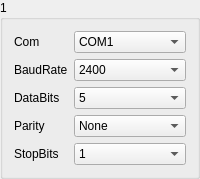
       <widget class="QGroupBox" name="gBoxMeter_1">
        <property name="title">
         <string>1</string>
        </property>
        <layout class="QGridLayout" name="gridLayout_5">
         <item row="0" column="0">
          <widget class="QLabel" name="label_23">
           <property name="sizePolicy">
            <sizepolicy hsizetype="Fixed" vsizetype="Preferred">
             <horstretch>0</horstretch>
             <verstretch>0</verstretch>
            </sizepolicy>
           </property>
           <property name="text">
            <string>Com</string>
           </property>
          </widget>
         </item>
         <item row="0" column="1">
          <widget class="QComboBox" name="comboMeterSerialNum_1">
           <item>
            <property name="text">
             <string>COM1</string>
            </property>
           </item>
           <item>
            <property name="text">
             <string>COM2</string>
            </property>
           </item>
           <item>
            <property name="text">
             <string>COM3</string>
            </property>
           </item>
           <item>
            <property name="text">
             <string>COM4</string>
            </property>
           </item>
           <item>
            <property name="text">
             <string>COM5</string>
            </property>
           </item>
           <item>
            <property name="text">
             <string>COM6</string>
            </property>
           </item>
           <item>
            <property name="text">
             <string>COM7</string>
            </property>
           </item>
           <item>
            <property name="text">
             <string>COM8</string>
            </property>
           </item>
           <item>
            <property name="text">
             <string>COM9</string>
            </property>
           </item>
           <item>
            <property name="text">
             <string>COM10</string>
            </property>
           </item>
           <item>
            <property name="text">
             <string>COM11</string>
            </property>
           </item>
           <item>
            <property name="text">
             <string>COM12</string>
            </property>
           </item>
           <item>
            <property name="text">
             <string>COM13</string>
            </property>
           </item>
           <item>
            <property name="text">
             <string>COM14</string>
            </property>
           </item>
           <item>
            <property name="text">
             <string>COM15</string>
            </property>
           </item>
           <item>
            <property name="text">
             <string>COM16</string>
            </property>
           </item>
           <item>
            <property name="text">
             <string>COM17</string>
            </property>
           </item>
           <item>
            <property name="text">
             <string>COM18</string>
            </property>
           </item>
           <item>
            <property name="text">
             <string>COM19</string>
            </property>
           </item>
           <item>
            <property name="text">
             <string>COM20</string>
            </property>
           </item>
          </widget>
         </item>
         <item row="1" column="0">
          <widget class="QLabel" name="label_24">
           <property name="text">
            <string>BaudRate</string>
           </property>
          </widget>
         </item>
         <item row="1" column="1">
          <widget class="QComboBox" name="comboMeterBaudRate_1">
           <item>
            <property name="text">
             <string>2400</string>
            </property>
           </item>
           <item>
            <property name="text">
             <string>4800</string>
            </property>
           </item>
           <item>
            <property name="text">
             <string>9600</string>
            </property>
           </item>
           <item>
            <property name="text">
             <string>14400</string>
            </property>
           </item>
           <item>
            <property name="text">
             <string>19200</string>
            </property>
           </item>
           <item>
            <property name="text">
             <string>38400</string>
            </property>
           </item>
           <item>
            <property name="text">
             <string>56000</string>
            </property>
           </item>
          </widget>
         </item>
         <item row="2" column="0">
          <widget class="QLabel" name="label_25">
           <property name="text">
            <string>DataBits</string>
           </property>
          </widget>
         </item>
         <item row="2" column="1">
          <widget class="QComboBox" name="comboMeterBits_1">
           <item>
            <property name="text">
             <string>5</string>
            </property>
           </item>
           <item>
            <property name="text">
             <string>6</string>
            </property>
           </item>
           <item>
            <property name="text">
             <string>7</string>
            </property>
           </item>
           <item>
            <property name="text">
             <string>8</string>
            </property>
           </item>
          </widget>
         </item>
         <item row="3" column="0">
          <widget class="QLabel" name="label_26">
           <property name="text">
            <string>Parity</string>
           </property>
          </widget>
         </item>
         <item row="3" column="1">
          <widget class="QComboBox" name="comboMeterChkBit_1">
           <item>
            <property name="text">
             <string>None</string>
            </property>
           </item>
           <item>
            <property name="text">
             <string>Odd</string>
            </property>
           </item>
           <item>
            <property name="text">
             <string>Even</string>
            </property>
           </item>
          </widget>
         </item>
         <item row="4" column="0">
          <widget class="QLabel" name="label_27">
           <property name="text">
            <string>StopBits</string>
           </property>
          </widget>
         </item>
         <item row="4" column="1">
          <widget class="QComboBox" name="comboMeterEndBit_1">
           <item>
            <property name="text">
             <string>1</string>
            </property>
           </item>
           <item>
            <property name="text">
             <string>1.5</string>
            </property>
           </item>
           <item>
            <property name="text">
             <string>2</string>
            </property>
           </item>
          </widget>
         </item>
        </layout>
       </widget>
